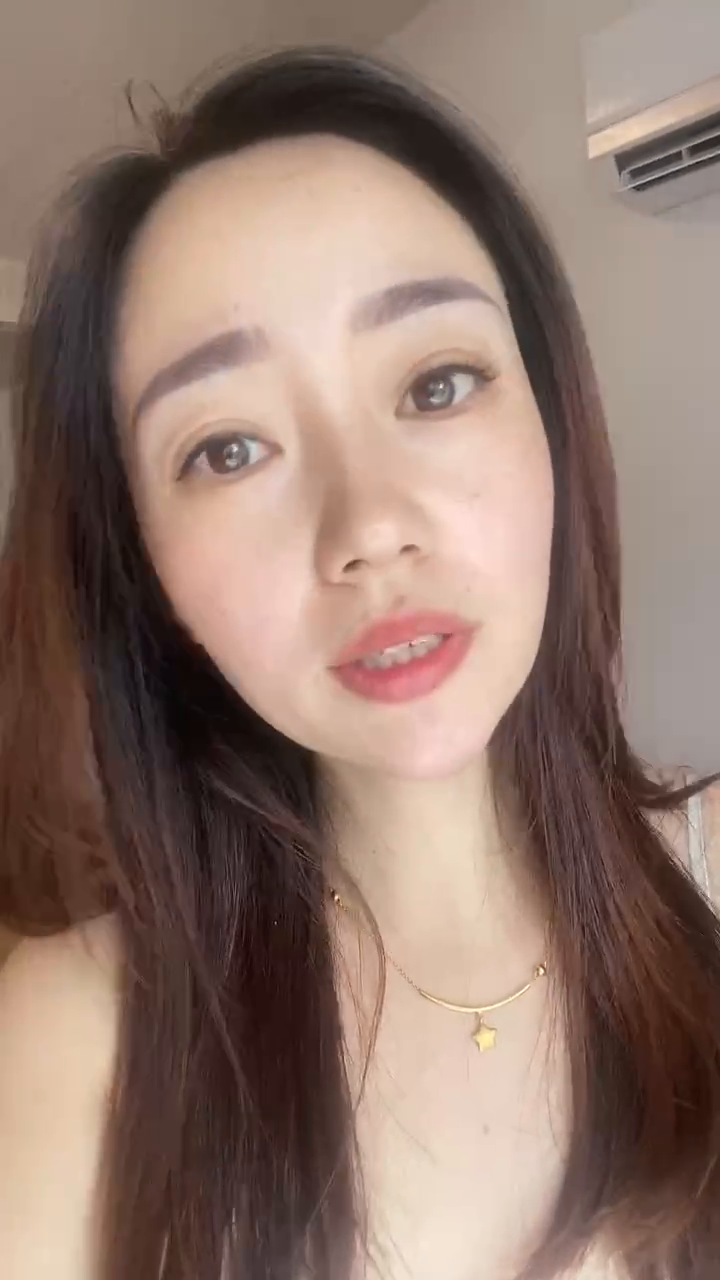
#> input picture frame 36 of 滤镜/meiyan.mp4, 720 x 1280 px, given in place of video.mp4, which was not available
$ python index.py
#> lines starting #> are read from the running program, lines starting #| are printed output that depends on the picture; after the words box and inside, x2 and y2 are one past the last pixel; in counts of white or black regions, pixels touching at a corner belong together
import cv2
import os

# print(os.getcwd())

cap = cv2.VideoCapture(os.getcwd()+"/video.mp4")

while True:
    rel, frame = cap.read()
#> frame is the input picture: shape (1280, 720, 3); mean B, G, R 108.2, 119.4, 144.1

    # 画线
    # cv2.line(frame, (100,100), (600,400), (255,255,0), 5)

    # 画矩形
    # cv2.rectangle(frame, (100,100), (600,400), (255,255,0))

    # 画圆
    # cv2.circle(frame, (300,300), 100, (255,255,0))

    # 文字
    cv2.putText(frame, "COOL", (300,300), 1, 5, (255,255,0), 10)
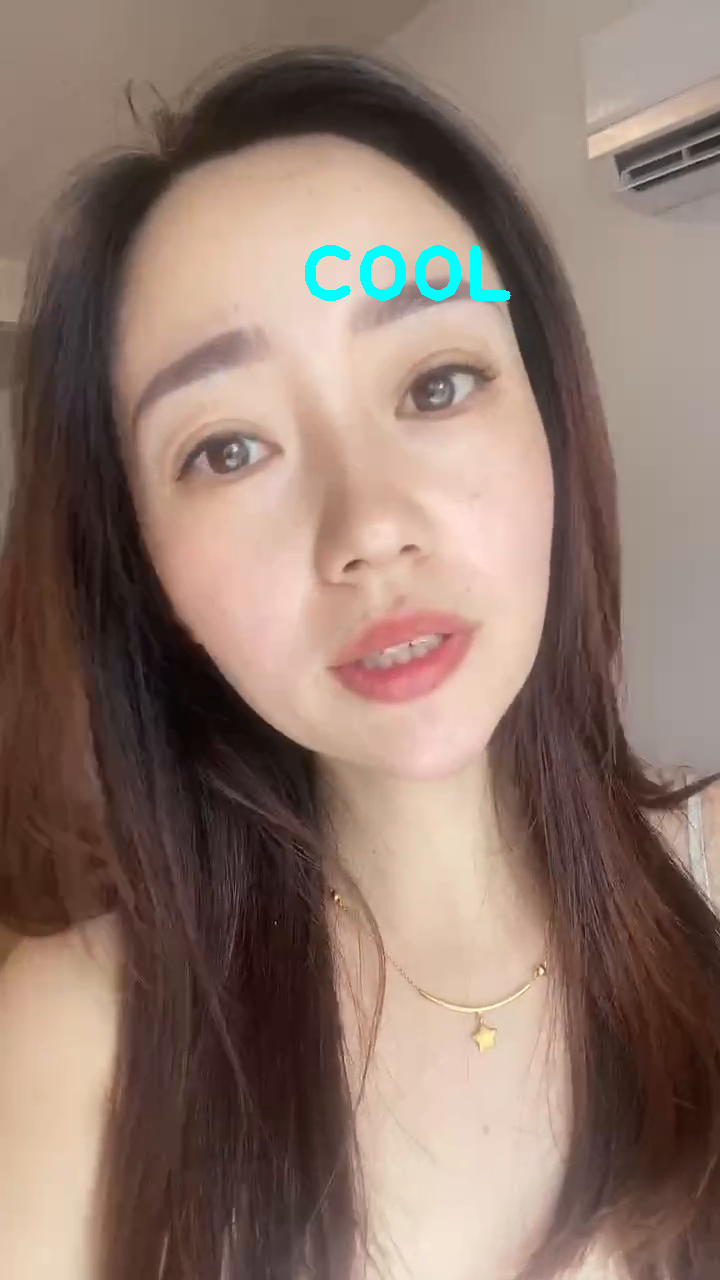
#> frame: shape (1280, 720, 3); 0.52% of pixels changed, all inside (x1, y1, x2, y2) = (305, 245, 511, 301)

    cv2.imshow('video',frame)


    key = cv2.waitKey(1)
#> (key Esc is pressed here)
    if(key == 27):
        break
cv2.destroyAllWindows()

$ run again, starting later in the video
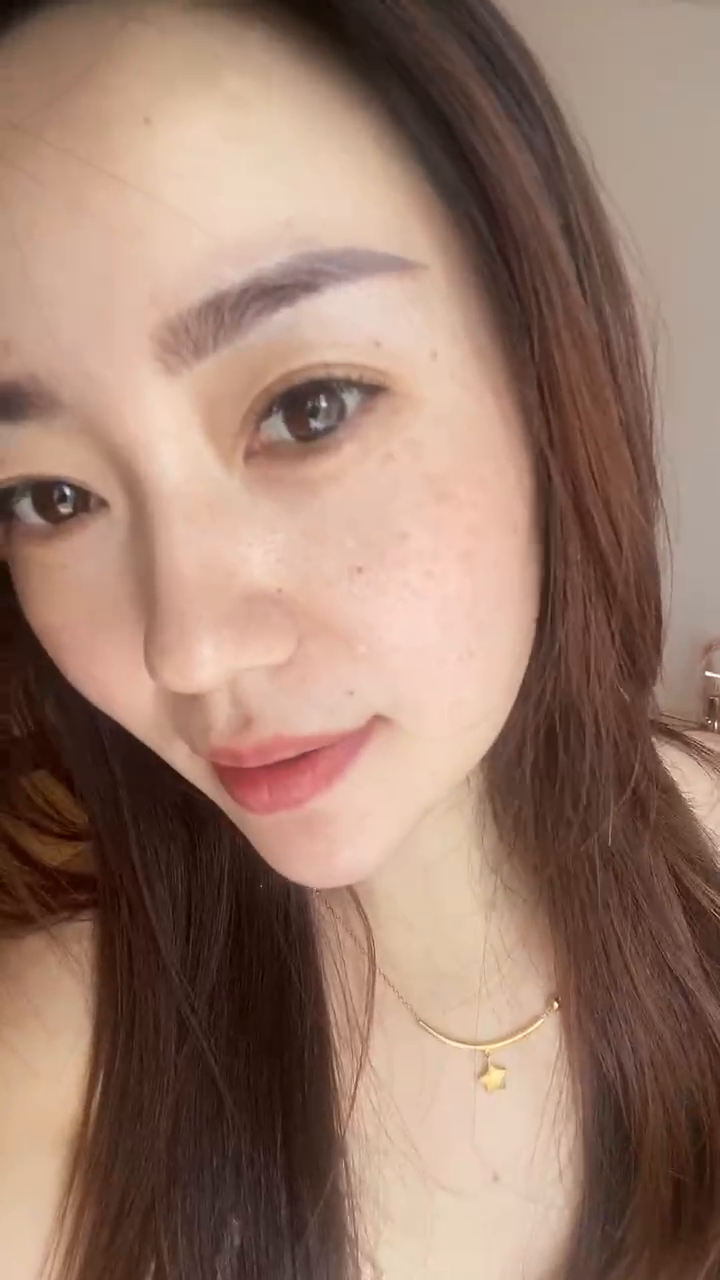
#> input picture frame 165 of 滤镜/meiyan.mp4, 720 x 1280 px, given in place of video.mp4, which was not available
#> frame is the input picture: shape (1280, 720, 3); mean B, G, R 107.9, 123.3, 154.3
#> `cv2.putText(frame, "COOL", (300,300), 1, 5, (255,255,0), 10)`:
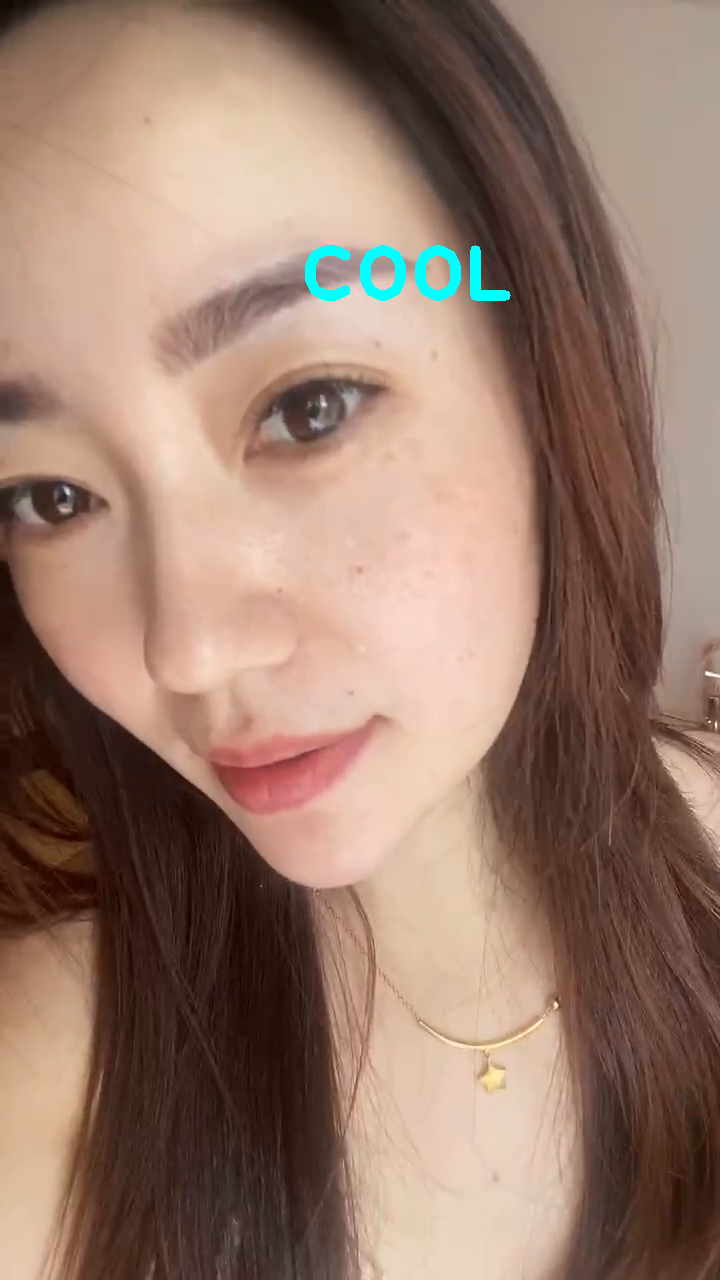
#> frame: shape (1280, 720, 3); 0.52% of pixels changed, all inside (x1, y1, x2, y2) = (305, 245, 511, 301)

$ run again, starting later in the video
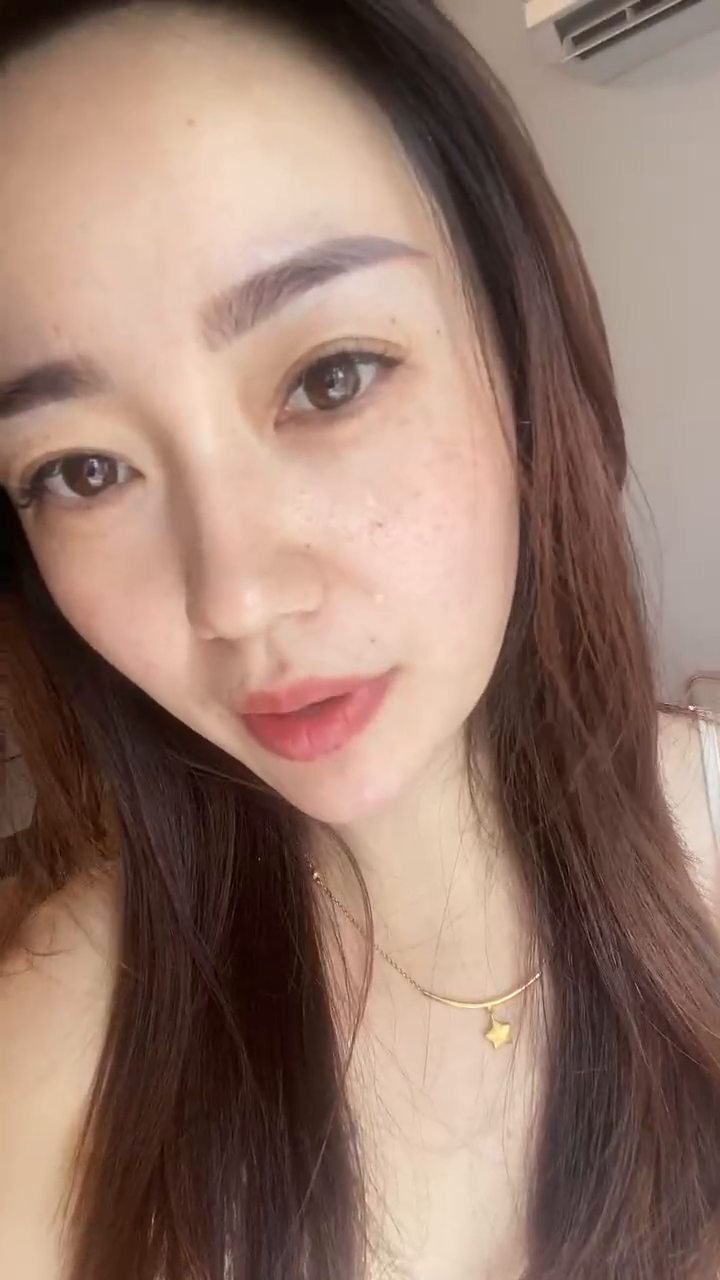
#> input picture frame 293 of 滤镜/meiyan.mp4, 720 x 1280 px, given in place of video.mp4, which was not available
#> frame is the input picture: shape (1280, 720, 3); mean B, G, R 108.4, 121.4, 150.3
#> `cv2.putText(frame, "COOL", (300,300), 1, 5, (255,255,0), 10)`:
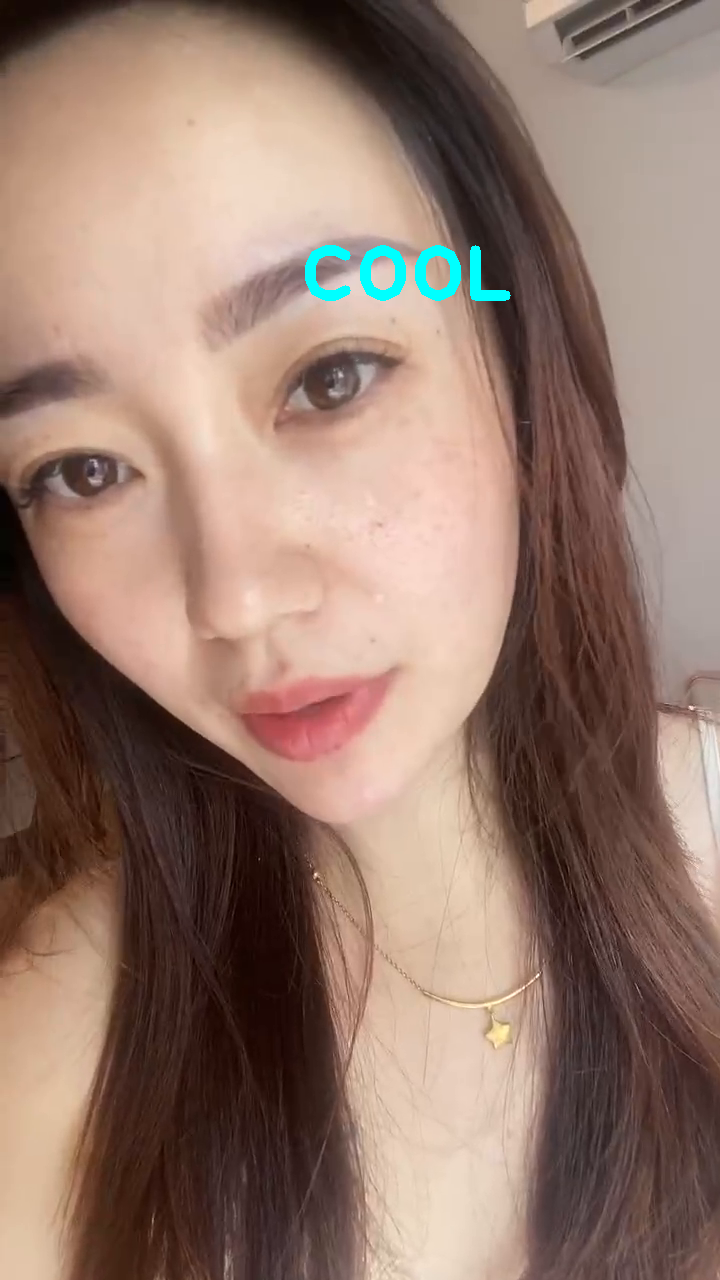
#> frame: shape (1280, 720, 3); 0.52% of pixels changed, all inside (x1, y1, x2, y2) = (305, 245, 511, 301)
